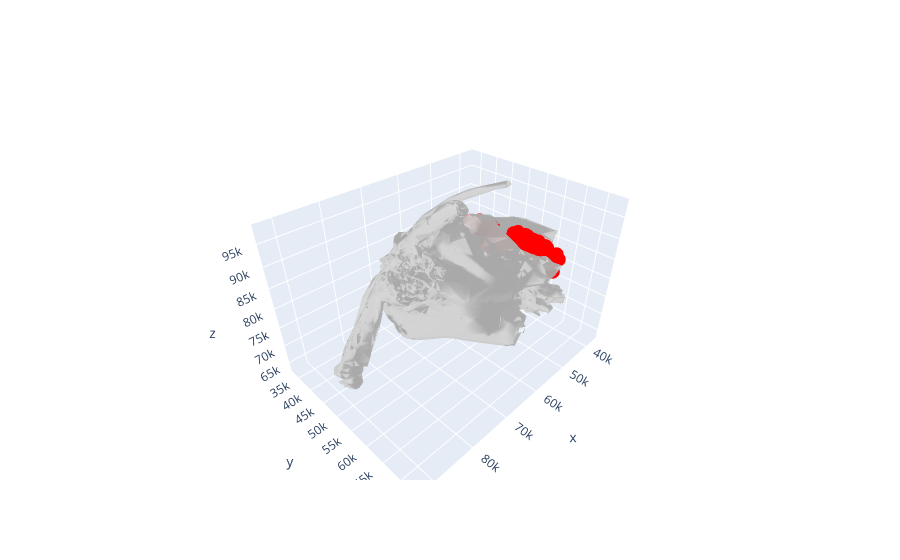

The code cell stored with this chart in its notebook:
### Code cell
# look at alignment using only the calibration images
M1, s1 = aligner.run_base_alignment()
mesh_points = aligner.move_points_to_mesh(M1, s1, aligner.point_camera_locations)
ResultPlotter.plot_mesh_with_points(points=mesh_points, opacity=0.8)
